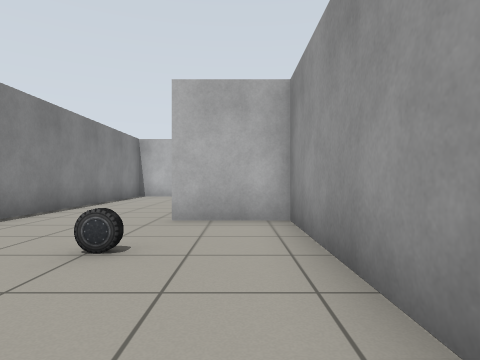
view 1 (above)

14 first-person views from a walk through a Gazebo world. The camera is 0.72 m above the floor, looks level and sees 75° across. The floor is counted in squares, 1 m on a side. Each view is taken from the middle of a square. On the plan, view 1 faces up. The plan holds only what a view shows up to about 10 squares ahead; the rest is blank.

view 2
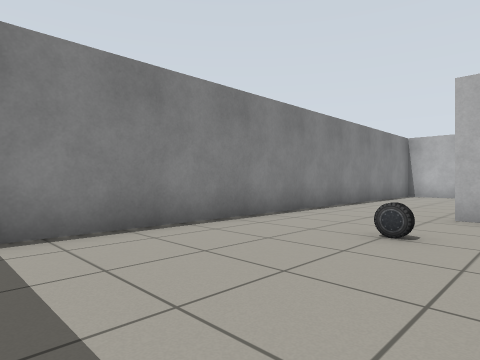

view 3
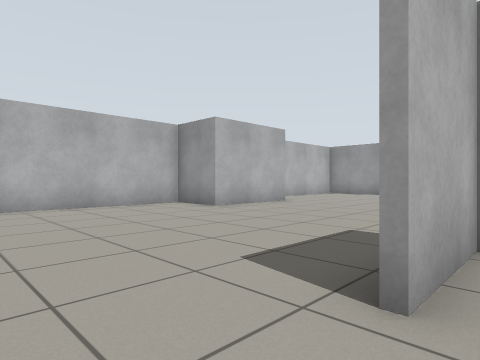

view 4
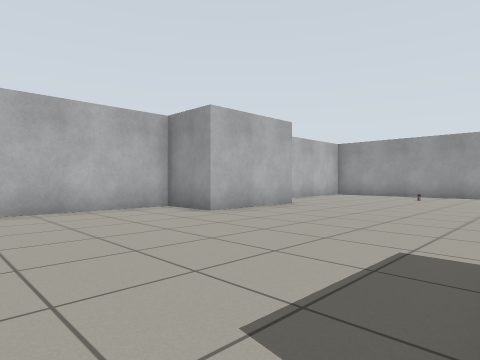

view 5
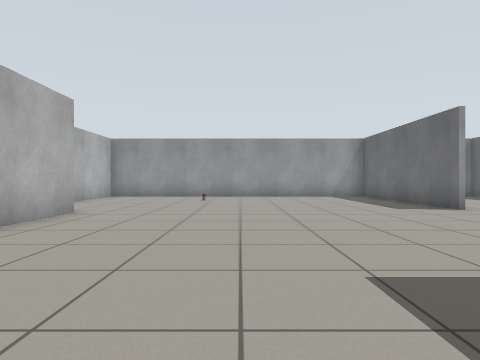

view 6
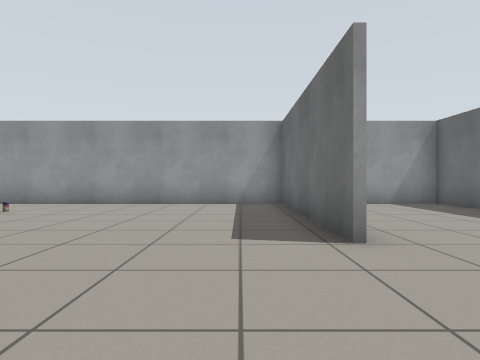

view 7
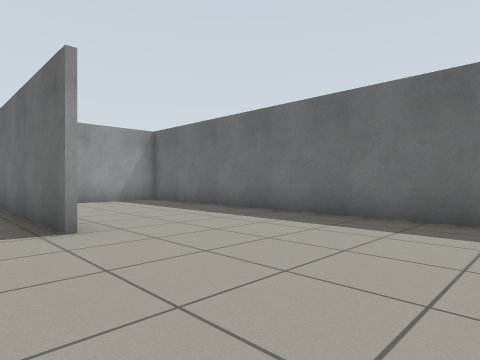

view 8
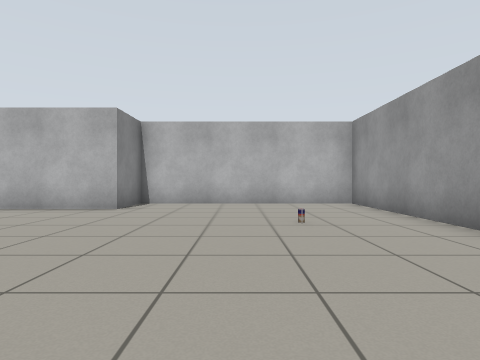

view 9
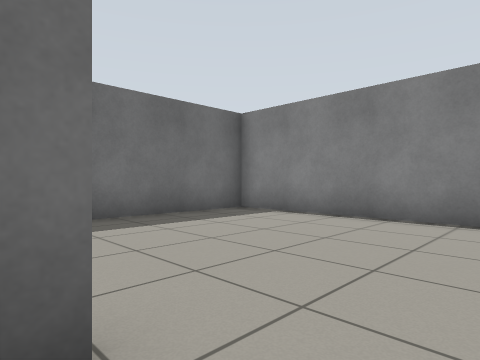

view 10
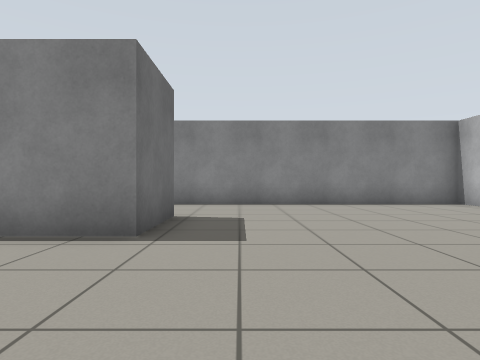

view 11
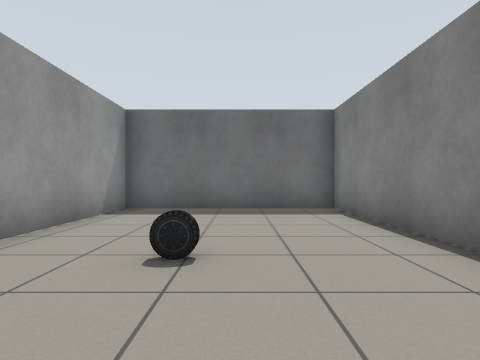

view 12
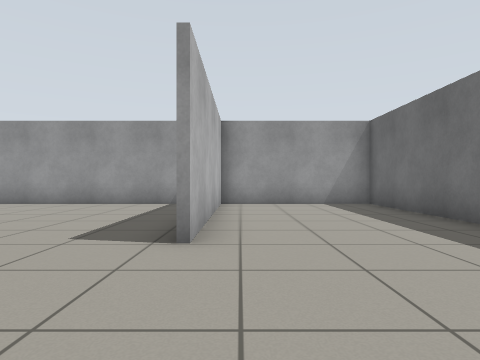

view 13
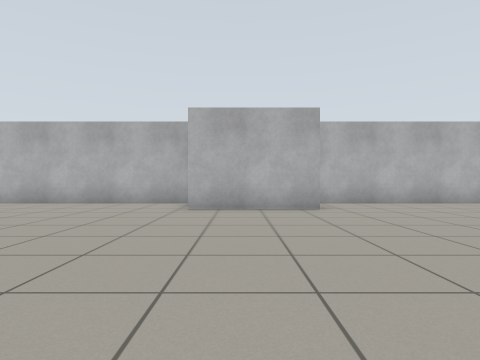

view 14
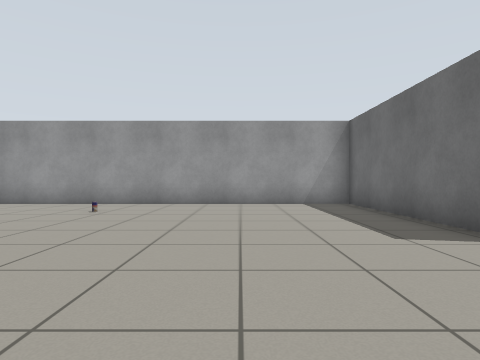

### Floor plan
Points are (right, up) in squares from view 1. A wall is a line through its corners. A room is listed if a view was taken in it or the views show most of it. See-through windows are left out.
Room 1 (views 1, 2, 3, 4, 5, 6, 7, 8, 9, 10, 11, 12, 13, 14)
walls: (6.5, 2.7) (12.5, 2.7); (-1.3, 5.7) (1, 5.7) (1, -1.9) (12.4, -1.9) (12.4, 13.5) (6, 13.5) (6, 11.7) (2.7, 11.7) (2.7, 13.5) (-4.4, 13.5) (-4.4, -1.9) (0.9, -1.9) (0.9, 5.5) (-1.3, 5.5); (12, 2.6) (6.5, 2.6)
objects: car (-1, 3); other object (10, 9)

Positions as (right, up) in squares from view 1, and headings:
1: (0, 0), facing up
2: (0, -1), facing up-left
3: (-3, 5), facing up-right
4: (-2, 6), facing up-right
5: (-1, 8), facing right
6: (3, 4), facing right
7: (2, 4), facing down-right
8: (9, 4), facing up
9: (7, 4), facing down-left
10: (5, 7), facing left
11: (-2, 6), facing down
12: (3, 2), facing right
13: (4, 4), facing up
14: (3, 6), facing right
